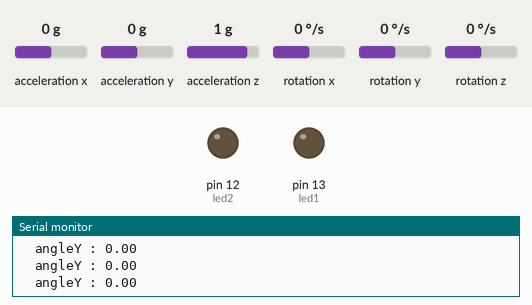
This sketch was run on a simulated Arduino Uno, built with avr-gcc and run on an emulated ATmega328P. On the bench: output pins drawn as LEDs (lit = HIGH), the last lines printed to the serial monitor. Dashed ring = blinking. The test bench sets the inputs (shaded band); at power-on: acceleration x 0 g, acceleration y 0 g, acceleration z 1 g, rotation x 0 °/s, rotation y 0 °/s, rotation z 0 °/s.

Above: at 4.2 s.
4.3 s: acceleration x set to -0.4 g
5.8 s: acceleration x set to -0.7 g
At 6.6 s:
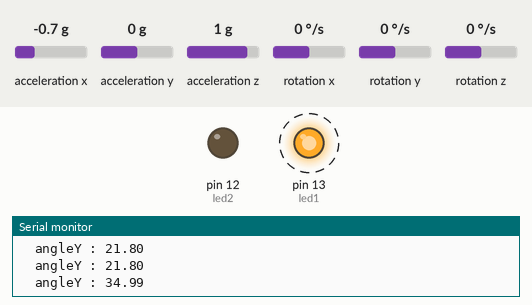
8.8 s: acceleration x set to 0.8 g
At 9.8 s:
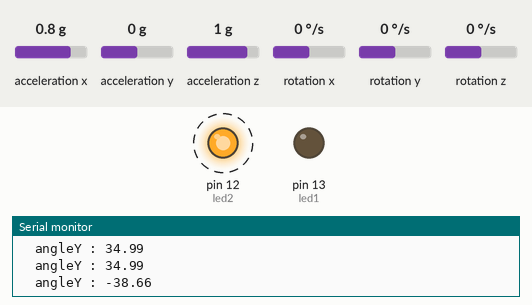
11.8 s: acceleration x set to 0.7 g
14.8 s: acceleration x set to 0.4 g
At 16.4 s:
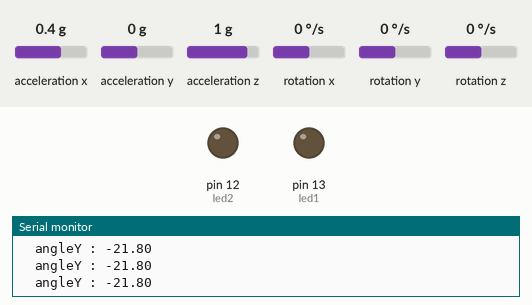
17.2 s: acceleration x set to -1.4 g
At 17.9 s:
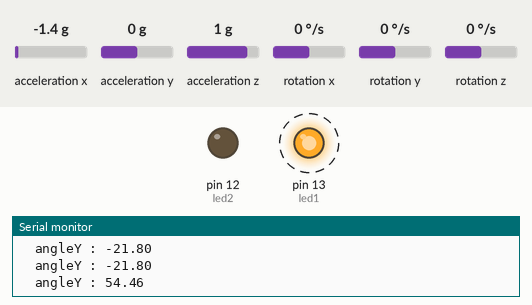
Timing chart, 0 to 21.2 s (numbered marks = the images above; inputs shaded):
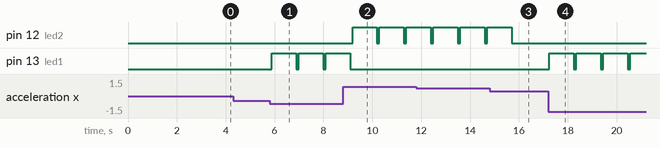

The sketch:

GetAnglegggg.ino
```cpp
#include <MPU6050_tockn.h>
#include <Wire.h>
int led1 = 13;
int led2 = 12;
MPU6050 mpu6050(Wire);

void setup() {
  Serial.begin(9600);
  Wire.begin();
  mpu6050.begin();
  mpu6050.calcGyroOffsets(true);
  pinMode(led1, OUTPUT);
  pinMode(led2, OUTPUT);
}

void loop() {
  mpu6050.update();
  //Serial.print("angleX : ");
  //Serial.print(mpu6050.getAngleX());
  Serial.print("\n");
  Serial.print("\tangleY : ");
  Serial.print(mpu6050.getAngleY());
  if(mpu6050.getAngleY()>30){
    digitalWrite(led1, HIGH);
     delay(1000);
    digitalWrite(led1, LOW);
  }
    if(mpu6050.getAngleY()<-30){
    digitalWrite(led2, HIGH);
     delay(1000);
    digitalWrite(led2, LOW);
  }
  //Serial.print("\tangleZ : ");
  //Serial.println(mpu6050.getAngleZ());
  delay(100);
}
```

Measured:
- the behaviour switches between -0.5 and -0.6 g on acceleration x (found by bisection; images 0 and 1)
- the behaviour switches between 0.6 and 0.5 g on acceleration x (found by bisection; images 2 and 3)
- after the input at 5.8 s, pin 13 (led1): alternates HIGH for 1.0 s and LOW for 0.10 s, starting after 0.08 s
- after the input at 8.8 s, pin 12 (led2): alternates HIGH for 1.0 s and LOW for 0.10 s, starting after 0.39 s; pin 13 (led1): goes on until 9.1 s, then stays LOW
- after the input at 14.8 s, pin 12 (led2): goes on until 15.7 s, then stays LOW
- after the input at 17.2 s, pin 13 (led1): alternates HIGH for 1.0 s and LOW for 0.10 s, starting after 0.05 s
